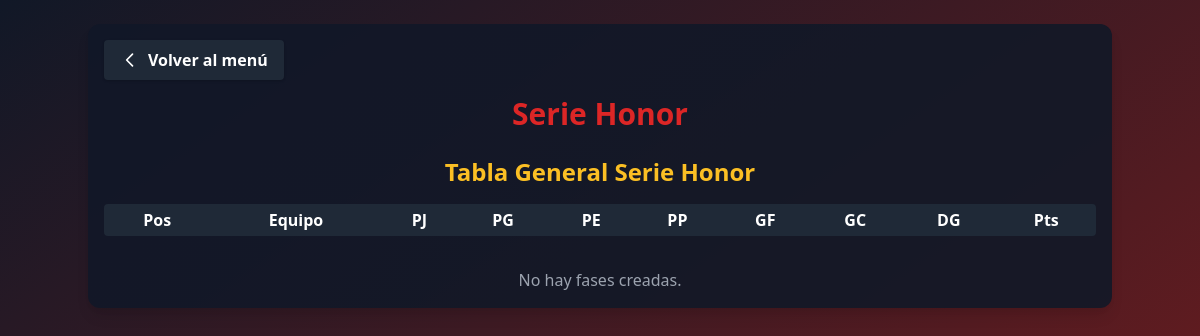
The app's page /serie_honor/, older data.
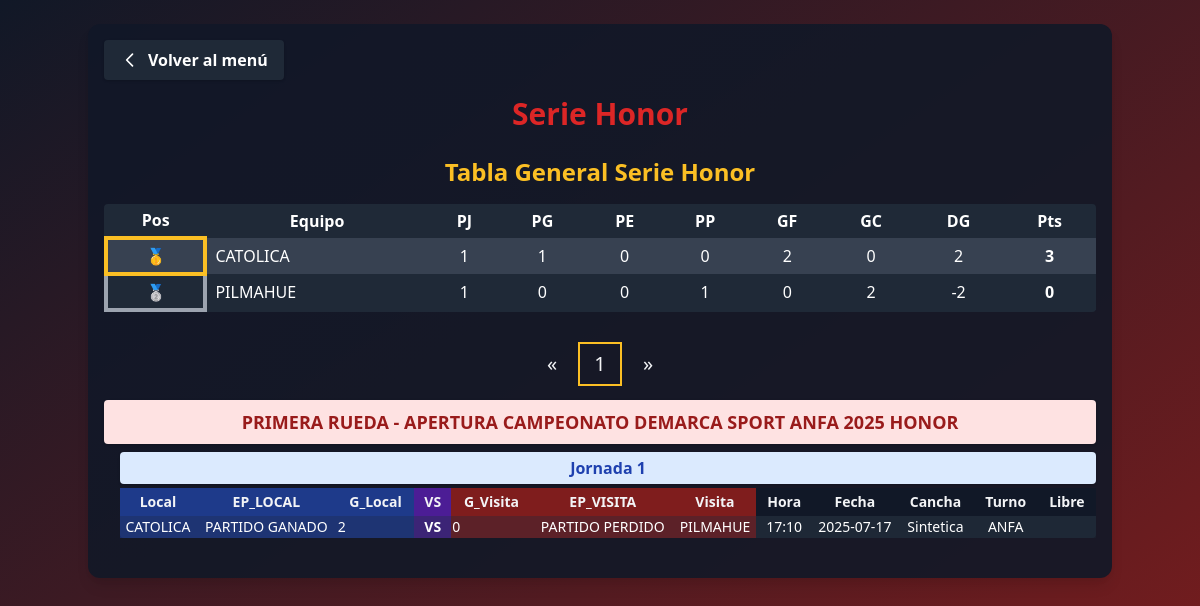
The same page, newer data.
### app_main/models.py (models this page shows, shortened)
class Clubes(models.Model):
    club = models.CharField(max_length=100, unique=True)
    super_seniors = models.BooleanField(default=False)
    seniors = models.BooleanField(default=False)
    honor = models.BooleanField(default=False)
    segunda_honor = models.BooleanField(default=False)
    juveniles = models.BooleanField(default=False)
    primera_infantil = models.BooleanField(default=False)
    segunda_infantil = models.BooleanField(default=False)
    tercera_infantil = models.BooleanField(default=False)
    femenino = models.BooleanField(default=False)
    def __str__(self):
        return self.club

class Fase(models.Model):
    nombre = models.CharField(max_length=100, unique=True)

class Jornada(models.Model):
    fase = models.ForeignKey(Fase, on_delete=models.CASCADE, related_name='jornadas')
    nombre = models.CharField(max_length=100)

class SerieHonor(models.Model):
    ESTADO_PARTIDO_CHOICES = [
        ('PARTIDO GANADO', 'PARTIDO GANADO'),
        ('PARTIDO EMPATADO', 'PARTIDO EMPATADO'),
        ('PARTIDO PERDIDO', 'PARTIDO PERDIDO'),
    ]
    jornada = models.ForeignKey(Jornada, on_delete=models.CASCADE, related_name='partidos')
    equipo_local = models.ForeignKey('Clubes', on_delete=models.CASCADE, related_name='partidos_local')
    estado_partido_local = models.CharField(max_length=50, choices=ESTADO_PARTIDO_CHOICES)
    goles_local = models.PositiveSmallIntegerField()
    goles_visita = models.PositiveSmallIntegerField()
    estado_partido_visita = models.CharField(max_length=50, choices=ESTADO_PARTIDO_CHOICES)
    equipo_visita = models.ForeignKey('Clubes', on_delete=models.CASCADE, related_name='partidos_visita')
    horario = models.TimeField(null=True, blank=True)
    fecha = models.DateField(null=True, blank=True)
    cancha = models.CharField(max_length=100, blank=True, default="")
    turno = models.CharField(max_length=50)
    libre = models.CharField(max_length=100, blank=True, default="")

### app_main/views.py (the view, shortened to what this page needs)
# urls.py: path('serie_honor/', views.serie_honor, name='serie_honor'),
def serie_honor(request):
    fases = Fase.objects.filter(nombre__icontains="HONOR").prefetch_related('jornadas__partidos')
    clubes = Clubes.objects.all()
    jornadas = Jornada.objects.all()
    tablero_general = calcular_tablero_general()
    return render(request, 'serie_honor.html', {
        'fases': fases,
        'clubes': clubes,
        'jornadas': jornadas,
        'estado_choices': SerieHonor.ESTADO_PARTIDO_CHOICES,
        'tablero_general': tablero_general,
    })

### app_main/views.py (called while the page is built)
def calcular_tablero_general():
    stats = defaultdict(lambda: {
        'equipo': None, 'PJ': 0, 'PG': 0, 'PE': 0, 'PP': 0, 'GF': 0, 'GC': 0, 'DG': 0, 'Pts': 0
    })
    for tablero in Tablero_SerieHonor.objects.all():
        equipo_id = tablero.equipo.id
        stats[equipo_id]['equipo'] = tablero.equipo
        stats[equipo_id]['PJ'] += tablero.PJ
        stats[equipo_id]['PG'] += tablero.PG
        stats[equipo_id]['PE'] += tablero.PE
        stats[equipo_id]['PP'] += tablero.PP
        stats[equipo_id]['GF'] += tablero.GF
        stats[equipo_id]['GC'] += tablero.GC
        stats[equipo_id]['Pts'] += tablero.Pts
    for equipo_id in stats:
        stats[equipo_id]['DG'] = stats[equipo_id]['GF'] - stats[equipo_id]['GC']
    clasificacion = sorted(
        stats.values(),
        key=lambda x: (x['Pts'], x['DG'], x['GF']),
        reverse=True
    )
    return clasificacion

### app_main/templates/serie_honor.html (shortened to what this page needs)
<!DOCTYPE html>
<html>
<head>
    <link href="https://cdn.jsdelivr.net/npm/tailwindcss@2.2.19/dist/tailwind.min.css" rel="stylesheet"/>
</head>
<body class="bg-gradient-to-br from-gray-900 to-red-900 min-h-screen text-gray-100">
    <div class="container mx-auto p-4 bg-gray-900 bg-opacity-90 rounded-xl shadow-lg mt-6">
        <div class="flex items-center mb-4">
            <a href="{% url 'menu' %}" class="bg-gray-800 hover:bg-gray-700 text-white font-bold py-2 px-4 rounded shadow transition flex items-center">
                <svg class="w-5 h-5 mr-2" fill="none" stroke="currentColor" stroke-width="2" viewBox="0 0 24 24">
                    <path stroke-linecap="round" stroke-linejoin="round" d="M15 19l-7-7 7-7" />
                </svg>
                Volver al menú
            </a>
        </div>
        <h1 class="text-3xl font-extrabold text-red-600 mb-6 text-center drop-shadow">Serie Honor</h1>
        <h2 class="text-2xl font-bold text-center text-yellow-400 mb-4">Tabla General Serie Honor</h2>
        <div class="w-full mb-8">
            <div class="overflow-x-auto">
                <table class="min-w-full bg-gray-800 text-white rounded">
                    <thead>
                        <tr>
                            <th class="px-2 py-1">Pos</th>
                            <th class="px-2 py-1">Equipo</th>
                            <th class="px-2 py-1">PJ</th>
                            <th class="px-2 py-1">PG</th>
                            <th class="px-2 py-1">PE</th>
                            <th class="px-2 py-1">PP</th>
                            <th class="px-2 py-1">GF</th>
                            <th class="px-2 py-1">GC</th>
                            <th class="px-2 py-1">DG</th>
                            <th class="px-2 py-1">Pts</th>
                        </tr>
                    </thead>
                    <tbody>
                        {% for row in tablero_general %}
                        <tr class="{% cycle 'bg-gray-700' 'bg-gray-800' %}">
        <td class="px-2 py-1 text-center
            {% if forloop.counter == 1 %} border-4 border-yellow-400 rounded-lg font-bold {% endif %}
            {% if forloop.counter == 2 %} border-4 border-gray-400 rounded-lg font-bold {% endif %}
        ">
            {% if forloop.counter == 1 %}
                🥇
            {% elif forloop.counter == 2 %}
                🥈
            {% elif forloop.counter == 3 %}
                🥉
            {% else %}
                {{ forloop.counter }}
            {% endif %}
        </td>
        <td class="px-2 py-1">{{ row.equipo }}</td>
        <td class="px-2 py-1 text-center">{{ row.PJ }}</td>
        <td class="px-2 py-1 text-center">{{ row.PG }}</td>
        <td class="px-2 py-1 text-center">{{ row.PE }}</td>
        <td class="px-2 py-1 text-center">{{ row.PP }}</td>
        <td class="px-2 py-1 text-center">{{ row.GF }}</td>
        <td class="px-2 py-1 text-center">{{ row.GC }}</td>
        <td class="px-2 py-1 text-center">{{ row.DG }}</td>
        <td class="px-2 py-1 text-center font-bold">{{ row.Pts }}</td>
    </tr>
    {% endfor %}
</tbody>
                </table>
            </div>
        </div>
        {% if fases %}
        <div class="flex justify-center mb-4">
            <button type="button" id="fase-prev-btn" class="fase-pagination-btn" aria-label="Anterior">&laquo;</button>
            {% for fase in fases %}
                <button type="button" class="fase-pagination-btn" data-fase-index="{{ forloop.counter0 }}">{{ forloop.counter }}</button>
            {% endfor %}
            <button type="button" id="fase-next-btn" class="fase-pagination-btn" aria-label="Siguiente">&raquo;</button>
        </div>
        {% endif %}
        <div id="fases-container">
        {% for fase in fases %}
            <div class="fase-page{% if forloop.first %} active{% endif %}" data-fase-index="{{ forloop.counter0 }}">
                <div class="bg-red-100 text-red-800 font-bold rounded px-4 py-2 flex flex-col items-center justify-center mb-2 shadow">
                    <span class="text-lg text-center w-full">{{ fase.nombre }}</span>
                </div>
                <div class="ml-4 mb-6">
                    {% for jornada in fase.jornadas.all %}
                        <div class="bg-blue-100 text-blue-800 font-semibold rounded px-3 py-1 flex flex-col items-center justify-center mb-1 shadow">
                            <span class="text-base text-center w-full">{{ jornada.nombre }}</span>
                        </div>
                        <form method="post" class="mb-4">
                            <div class="overflow-x-auto">
                            <table class="min-w-full text-xs md:text-sm bg-gray-800 rounded shadow">
                                <thead>
                                    <tr>
                                        <th class="px-2 py-1 bg-blue-900">Local</th>
                                        <th class="px-2 py-1 bg-blue-900">EP_LOCAL</th>
                                        <th class="px-2 py-1 bg-blue-900">G_Local</th>
                                        <th class="px-2 py-1 bg-purple-900">VS</th>
                                        <th class="px-2 py-1 bg-red-900">G_Visita</th>
                                        <th class="px-2 py-1 bg-red-900">EP_VISITA</th>
                                        <th class="px-2 py-1 bg-red-900">Visita</th>
                                        <th class="px-2 py-1 bg-gray-900">Hora</th>
                                        <th class="px-2 py-1 bg-gray-900">Fecha</th>
                                        <th class="px-2 py-1 bg-gray-900">Cancha</th>
                                        <th class="px-2 py-1 bg-gray-900">Turno</th>
                                        <th class="px-2 py-1 bg-gray-900">Libre</th>
                                    </tr>
                                </thead>
                                <tbody>
                                    {% for sh in jornada.partidos.all %}
                                    <tr id="jornada-{{ jornada.id }}-partido-{{ sh.id }}">
                                        <td class="text-center text-white bg-blue-800 bg-opacity-50">{{ sh.equipo_local.club }}</td>
                                        <td class="text-center text-white bg-blue-800 bg-opacity-50">{{ sh.estado_partido_local }}</td>
                                        <td class="bg-blue-800 bg-opacity-50">
                                            {% if user.is_authenticated %}
                                            <input type="number" name="goles_local_{{ sh.id }}" value="{{ sh.goles_local }}" min="0" class="bg-gray-900 text-white rounded w-16 px-1">
                                            {% else %}
                                            <span class="text-center text-white">{{ sh.goles_local }}</span>
                                            {% endif %}
                                        </td>
                                        <td class="text-center text-white bg-purple-800 bg-opacity-50 font-bold">VS</td>
                                        <td class="bg-red-800 bg-opacity-50">
                                            {% if user.is_authenticated %}
                                            <input type="number" name="goles_visita_{{ sh.id }}" value="{{ sh.goles_visita }}" min="0" class="bg-gray-900 text-white rounded w-16 px-1">
                                            {% else %}
                                            <span class="text-center text-white">{{ sh.goles_visita }}</span>
                                            {% endif %}
                                        </td>
                                        <td class="text-center text-white bg-red-800 bg-opacity-50">{{ sh.estado_partido_visita }}</td>
                                        <td class="text-center text-white bg-red-800 bg-opacity-50">{{ sh.equipo_visita.club }}</td>
                                        <td class="text-center text-white bg-gray-800 bg-opacity-50">{{ sh.horario }}</td>
                                        <td class="text-center text-white bg-gray-800 bg-opacity-50">{{ sh.fecha|date:'Y-m-d' }}</td>
                                        <td class="text-center text-white bg-gray-800 bg-opacity-50">{{ sh.cancha }}</td>
                                        <td class="text-center text-white bg-gray-800 bg-opacity-50">{{ sh.turno }}</td>
                                        <td class="text-center text-white bg-gray-800 bg-opacity-50">{{ sh.libre }}</td>
                                    </tr>
                                    {% empty %}
                                    <tr><td colspan="{% if user.is_authenticated %}13{% else %}12{% endif %}" class="text-center text-gray-400">No hay partidos en esta jornada.</td></tr>
                                    {% endfor %}
                                </tbody>
                            </table>
                            </div>
                        </form>
                    {% empty %}
                        <div class="text-gray-400 mb-4 text-center">No hay jornadas en esta fase.</div>
                    {% endfor %}
                </div>
            </div>
        {% empty %}
            <div class="text-gray-400 text-center">No hay fases creadas.</div>
        {% endfor %}
        </div>
    </div>
</body>
</html>

### app_main/templates/serie_honor.html (style rules this page uses)
.fase-page { display: none; }
.fase-page.active { display: block; }
.fase-pagination-btn { @apply bg-red-600 hover:bg-red-700 text-white font-bold rounded-lg shadow transition; width: 2.5rem; height: 2.5rem; min-width: 2.5rem; min-height: 2.5rem; display: flex; align-items: center; justify-content: center; margin: 0 0.25rem; font-size: 1.25rem; border: 2px solid transparent; box-sizing: border-box; }
.fase-pagination-btn.active { @apply bg-yellow-400 text-red-900 border-yellow-500; border-width: 2px; box-shadow: 0 0 0 2px #fbbf24; }

Row changes from the older to the newer data that the page shows:
now on this page (row unchanged): Clubes: equipo "CATOLICA", PJ "1", PG "1", PE "0", PP "0", GF "2", GC "0", DG "2", Pts "3"
now on this page (row unchanged): Clubes: equipo "PILMAHUE", PJ "1", PG "0", PE "0", PP "1", GF "0", GC "2", DG "-2", Pts "0"
added Fase: nombre "PRIMERA RUEDA - APERTURA CAMPEONATO DEMARCA SPORT ANFA 2025 HONOR"
added Jornada: nombre "Jornada 1"
added SerieHonor: equipo_local.club "CATOLICA", estado_partido_local "PARTIDO GANADO", goles_local "2", goles_visita "0", estado_partido_visita "PARTIDO PERDIDO", equipo_visita.club "PILMAHUE", horario "17:10", fecha "2025-07-17", cancha "Sintetica", turno "ANFA"
Text that changed along with them:
text no longer shown: "No hay fases creadas."
